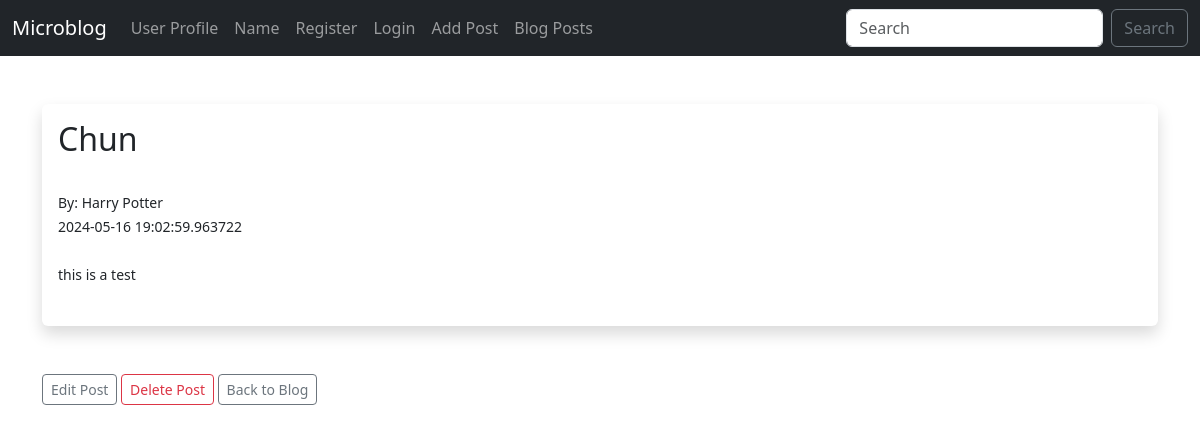
/posts/1, run on the app's committed database.
### app/models.py (models this page shows, shortened)
class Post(db.Model):
    id = db.Column(db.Integer, primary_key=True)
    title = db.Column(db.String(255))
    content = db.Column(db.Text)
    date_posted = db.Column(db.DateTime, default=datetime.utcnow)
    slug = db.Column(db.String(255))
    poster_id = db.Column(db.Integer, db.ForeignKey("user.id"))

class User(db.Model, UserMixin):
    id = db.Column(db.Integer, primary_key=True)
    username = db.Column(db.String(20), nullable=False, unique=True)
    name = db.Column(db.String(200), nullable=False)
    email = db.Column(db.String(120), nullable=False, unique=True)
    favourite_color = db.Column(db.String(120))
    date_added = db.Column(db.DateTime, default=datetime.utcnow)
    password_hash = db.Column(db.String(128))
    posts = db.relationship("Post", backref="poster")
    @property
    def password(self):
        raise AttributeError('Password is not a readable attribute!')

### app/routes.py (the view)
@app.route("/posts/<int:id>")
def post(id):
    post = Post.query.get_or_404(id)
    return render_template("post.html", post=post)

### app/templates/post.html (shortened to what this page needs)
{% extends "base.html" %}
{% block content %}
<br />
<div class="shadow p-3 mb-5 bg-body rounded">
    <h2>{{ post.title }}</h2><br />
    <small>By: {{ post.poster.name }}<br/>
    {{ post.date_posted }}<br /><br />
    {{ post.content }}<br /><br />
</div>
<a href="{{ url_for("edit_post", id=post.id)}}" class="btn btn-outline-secondary btn-sm">Edit Post</a>
<a href="{{ url_for("delete_post", id=post.id)}}" class="btn btn-outline-danger btn-sm">Delete Post</a>
<a href="{{ url_for("posts")}}" class="btn btn-outline-secondary btn-sm">Back to Blog</a>
{% endblock %}

### data on the page
Post: title "Chun", date_posted "2024-05-16 19:02:59.963722", content "this is a test"
User: poster.name "Harry Potter"
